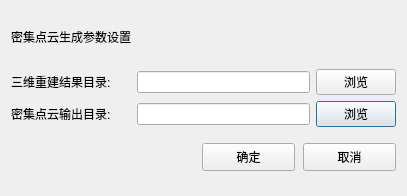
<?xml version="1.0" encoding="UTF-8"?>
<ui version="4.0">
 <class>Dialog_densifypointcloudcreate</class>
 <widget class="QDialog" name="Dialog_densifypointcloudcreate">
  <property name="geometry">
   <rect>
    <x>0</x>
    <y>0</y>
    <width>407</width>
    <height>196</height>
   </rect>
  </property>
  <property name="windowTitle">
   <string>Dialog</string>
  </property>
  <layout class="QGridLayout" name="gridLayout">
   <item row="3" column="2">
    <widget class="QPushButton" name="pushButton_browseOutputDir">
     <property name="text">
      <string>浏览</string>
     </property>
    </widget>
   </item>
   <item row="2" column="0">
    <widget class="QLabel" name="label_15">
     <property name="text">
      <string>三维重建结果目录:</string>
     </property>
    </widget>
   </item>
   <item row="2" column="2">
    <widget class="QPushButton" name="pushButton_browseInputDir">
     <property name="text">
      <string>浏览</string>
     </property>
    </widget>
   </item>
   <item row="2" column="1">
    <widget class="QLineEdit" name="lineEdit_inputDir"/>
   </item>
   <item row="3" column="0">
    <widget class="QLabel" name="label_16">
     <property name="text">
      <string>密集点云输出目录:</string>
     </property>
    </widget>
   </item>
   <item row="1" column="0">
    <widget class="QLabel" name="label_18">
     <property name="text">
      <string>密集点云生成参数设置</string>
     </property>
    </widget>
   </item>
   <item row="3" column="1">
    <widget class="QLineEdit" name="lineEdit_OutputDir">
     <property name="text">
      <string/>
     </property>
    </widget>
   </item>
   <item row="4" column="0" colspan="3">
    <widget class="QWidget" name="widget" native="true">
     <widget class="QPushButton" name="btn_CANCEL">
      <property name="geometry">
       <rect>
        <x>292</x>
        <y>10</y>
        <width>93</width>
        <height>28</height>
       </rect>
      </property>
      <property name="text">
       <string>取消</string>
      </property>
     </widget>
     <widget class="QPushButton" name="btn_OK">
      <property name="geometry">
       <rect>
        <x>191</x>
        <y>10</y>
        <width>93</width>
        <height>28</height>
       </rect>
      </property>
      <property name="text">
       <string>确定</string>
      </property>
     </widget>
    </widget>
   </item>
  </layout>
 </widget>
 <resources/>
 <connections/>
</ui>
